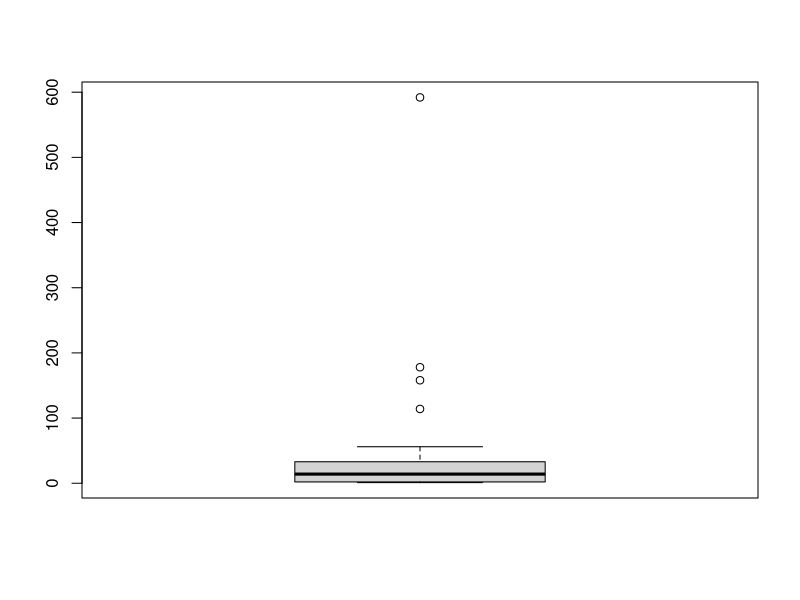
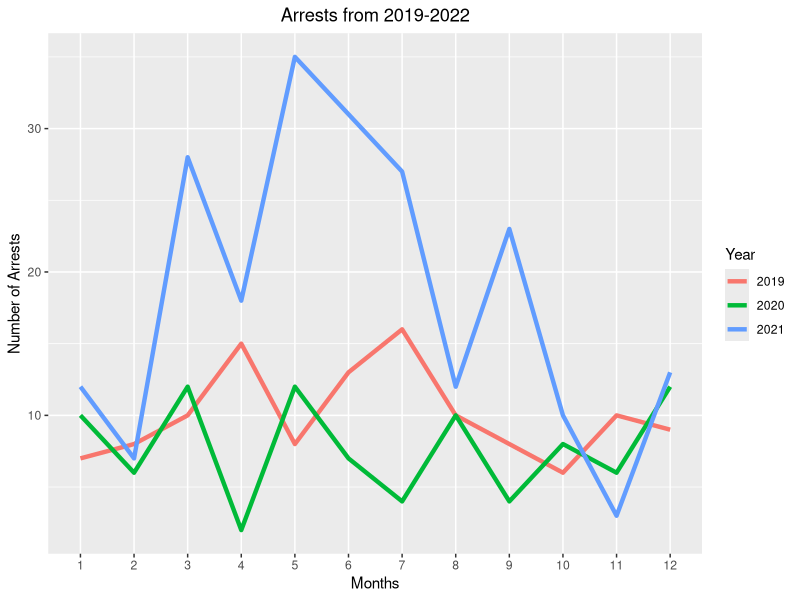
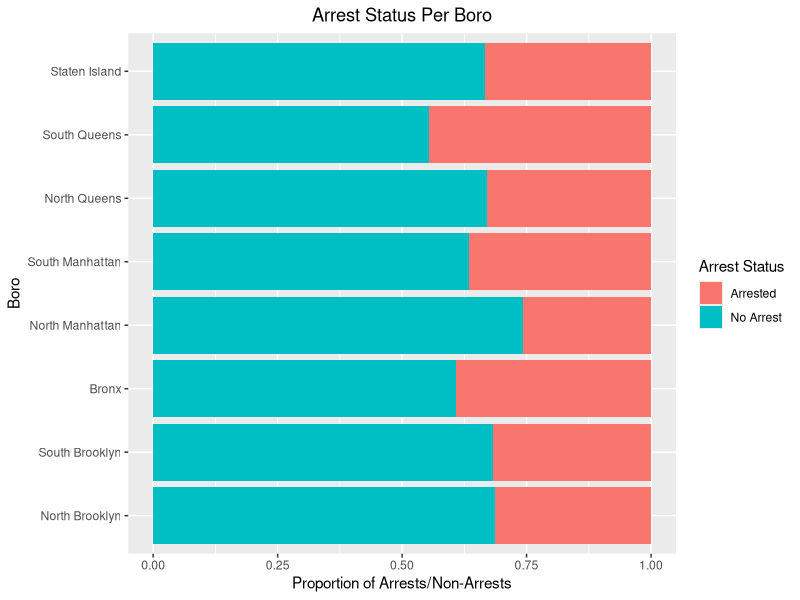
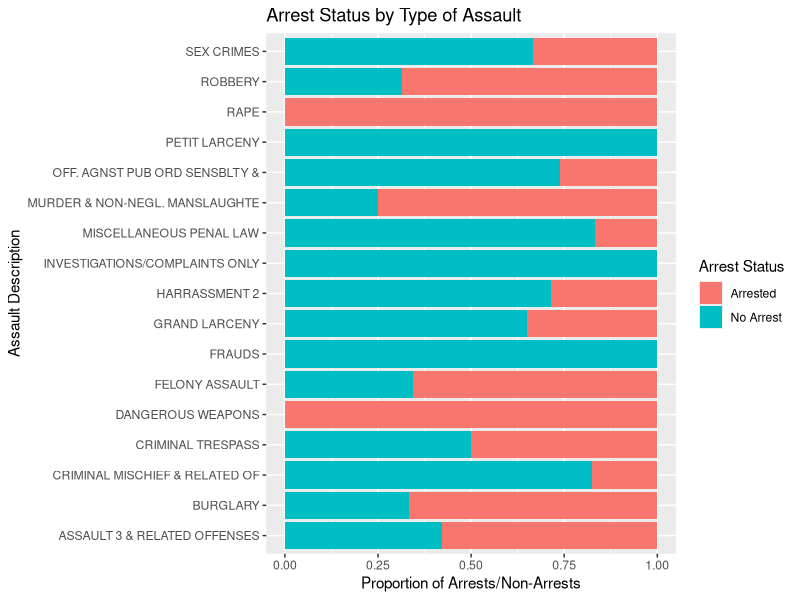
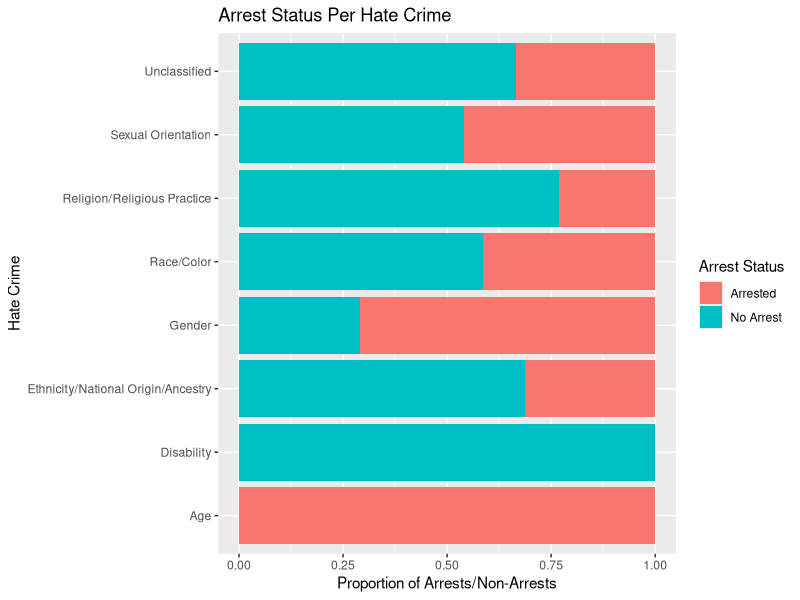
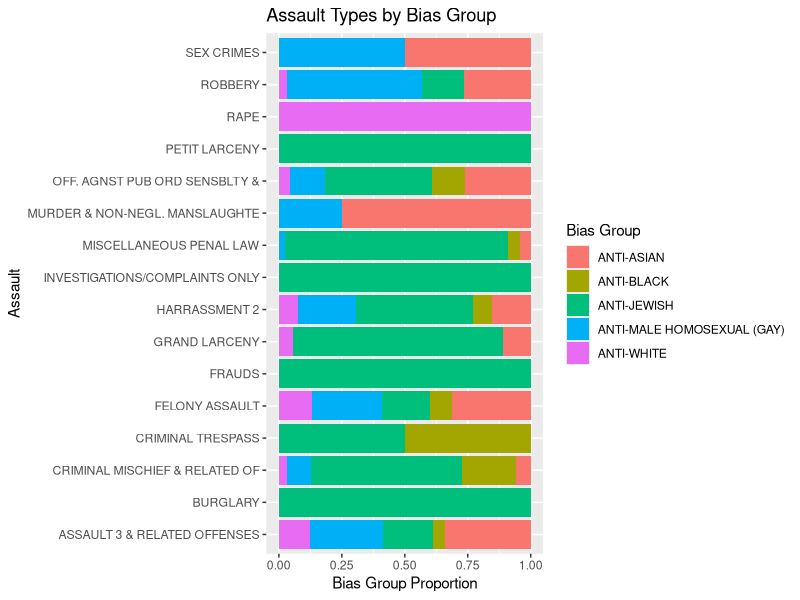
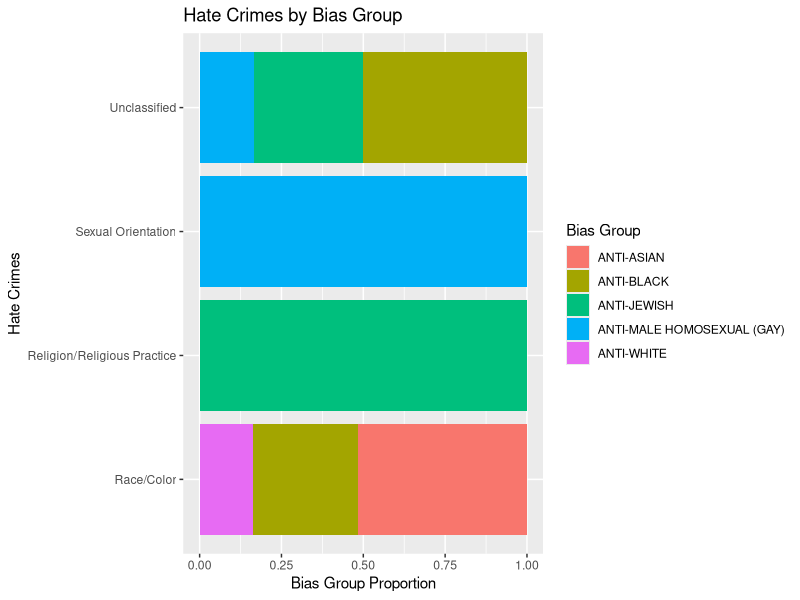

The R script that drew these images, in order:
## ---- chunk 1
#load libraries
library(lubridate)
library(ggplot2)
library(tidyverse)
#load data, print out column names
hate_crimes<-read.csv("NYPD_Hate_Crimes.csv")
#--names(hate_crimes)--
#replace blank values with "NA"; Arrest Id and Arrest Date each have 860 NA values
hate_crimes[hate_crimes == ""] <- NA 
#--colSums(is.na(hate_crimes))--
#factor some columns
hate_crimes$Patrol.Borough.Name<-as.factor(hate_crimes$Patrol.Borough.Name)
#turn Arrest Date into Date class 
hate_crimes$Arrest.Date<-as.Date(hate_crimes$Arrest.Date,format="%m/%d/%Y")
#Add another column to signify if arrested or not
hate_crimes$ArrestStatus <- ifelse(is.na(hate_crimes$Arrest.Date), "No Arrest", "Arrested")
#rename levels of boros (Patrol Borough Name)
levels(hate_crimes$Patrol.Borough.Name)[1]<-"North Brooklyn"
levels(hate_crimes$Patrol.Borough.Name)[2]<-"South Brooklyn"
levels(hate_crimes$Patrol.Borough.Name)[3]<-"Bronx"
levels(hate_crimes$Patrol.Borough.Name)[4]<-"North Manhattan"
levels(hate_crimes$Patrol.Borough.Name)[5]<-"South Manhattan"
levels(hate_crimes$Patrol.Borough.Name)[6]<-"North Queens"
levels(hate_crimes$Patrol.Borough.Name)[7]<-"South Queens"
levels(hate_crimes$Patrol.Borough.Name)[8]<-"Staten Island"

#Frequency of Bias Groups
bias.table<-data.frame(table(hate_crimes$Bias.Motive.Description))
bias.table<-bias.table[order(bias.table$Freq,decreasing=TRUE),]  
bias.df<-as.data.frame(bias.table)
names(bias.df)[1]<-"Bias Group"
bias.df
#boxplot
boxplot(bias.df$Freq)
#Frequency of assault groups
offense.table<-data.frame(table(hate_crimes$Offense.Description))
offense.table<-offense.table[order(offense.table$Freq,decreasing=TRUE),]  
offense.df<-as.data.frame(offense.table)
names(offense.df)[1]<-"Types of Assaults"
offense.df
#Frequency of hate crime groups
hate.crime_actual.table<-data.frame(table(hate_crimes$Offense.Category))
hate.crime_actual.table<-hate.crime_actual.table[order(hate.crime_actual.table$Freq,decreasing=TRUE),]
hate.crime_actual<-as.data.frame(hate.crime_actual.table)
names(hate.crime_actual)[1]<-"Types of Hate Crime"
hate.crime_actual

#count arrests by month and date - keep only 2019-2022
hate_crimes_arrestdates<-hate_crimes%>%
mutate(month = month(Arrest.Date), year = year(Arrest.Date)) %>%
group_by(month, year) %>% count()%>%filter(year<2022)%>% drop_na()
#plot arrests over 2019-2021
ggplot(hate_crimes_arrestdates,aes(x=factor(month), y=n, group=factor(year), 
  color=factor(year))) +geom_line(size=1.5) +labs(x="Months", y="Number of Arrests",
                                                 color="Year") + ggtitle ("Arrests from 2019-2022") +
  theme(plot.title = element_text(hjust = 0.5))

#count arrests by boro
hate_crimes_boroarrests<-hate_crimes%>%group_by(ArrestStatus,Patrol.Borough.Name )%>%count()
#plot arrests by boro (stacked bar & percent stacked bar)
ggplot(hate_crimes_boroarrests, aes(fill=ArrestStatus, y=n, x=Patrol.Borough.Name)) + 
  geom_bar(position="fill", stat="identity") +labs(x="Boro",
                                                    y="Proportion of Arrests/Non-Arrests",
                                                    fill="Arrest Status") +
                                                    ggtitle("Arrest Status Per Boro") +
  theme(plot.title = element_text(hjust = 0.5)) + coord_flip()

#count arrests by assault type
hate_crimes_offensearrests<-hate_crimes%>%group_by(ArrestStatus,Offense.Description)%>%count()
hate_crimes_offensearrests_2<-hate_crimes%>%group_by(Offense.Description,ArrestStatus)%>%count()
hate_crimes_offensearrests_2<-hate_crimes_offensearrests_2%>%filter(Offense.Description %in% c("CRIMINAL MISCHIEF & RELATED OF", "MISCELLANEOUS PENAL LAW"," ASSAULT 3 & RELATED OFFENSES","OFF. AGNST PUB ORD SENSBLTY &","FELONY ASSAULT","ROBBERY"))
hate_crimes_offensearrests<-arrange(hate_crimes_offensearrests,Offense.Description,n)
#plot arrests by assault type
ggplot(hate_crimes_offensearrests, aes(fill=ArrestStatus, y=n, x=Offense.Description)) + 
  geom_bar(position="fill", stat="identity") +labs(x="Assault Description",
                                                    y="Proportion of Arrests/Non-Arrests",
                                                    fill="Arrest Status") +
                                                    ggtitle("Arrest Status by Type of Assault") + coord_flip()
  

#count arrests by hate crime
hate_crimes_arrest_2<-hate_crimes%>%group_by(Offense.Category,ArrestStatus)%>%count()
#plot arrests by offense type
ggplot(hate_crimes_arrest_2, aes(fill=ArrestStatus, y=n, x=Offense.Category)) + 
  geom_bar(position="fill", stat="identity") +labs(x="Hate Crime",
                                                    y="Proportion of Arrests/Non-Arrests",
                                                    fill="Arrest Status") +
                                                    ggtitle("Arrest Status Per Hate Crime") + coord_flip()
## ---- chunk 2

#count of assault by bias group
hate_crimes_biasoffense<-hate_crimes%>%group_by(Offense.Description,Bias.Motive.Description)%>%
  count()%>%filter(Bias.Motive.Description %in% c("ANTI-JEWISH", "ANTI-ASIAN","ANTI-MALE HOMOSEXUAL (GAY)","ANTI-BLACK","ANTI-WHITE"))
hate_crimes_biasoffense
#plot assaults per group
ggplot(hate_crimes_biasoffense, aes(fill=Bias.Motive.Description, y=n, x=Offense.Description)) + 
  geom_bar(position="fill", stat="identity") +labs(x="Assault",
                                                    y="Bias Group Proportion",
                                                    fill="Bias Group") +
                                                    ggtitle("Assault Types by Bias Group") + coord_flip()

#count of hate crime by bias group
hate_crimes_biasgroup<-hate_crimes%>%group_by(Offense.Category,Bias.Motive.Description)%>%
  count()%>%filter(Bias.Motive.Description %in% c("ANTI-JEWISH", "ANTI-ASIAN","ANTI-MALE HOMOSEXUAL (GAY)","ANTI-BLACK","ANTI-WHITE"))
hate_crimes_biasgroup
#plot assaults per group
ggplot(hate_crimes_biasgroup, aes(fill=Bias.Motive.Description, y=n, x=Offense.Category)) + 
  geom_bar(position="fill", stat="identity") +labs(x="Hate Crimes",
                                                    y="Bias Group Proportion",
                                                    fill="Bias Group") +
                                                    ggtitle("Hate Crimes by Bias Group") + coord_flip()
## ---- chunk 3
top5_bias<-hate_crimes%>%filter(Bias.Motive.Description %in% c("ANTI-JEWISH", "ANTI-ASIAN","ANTI-MALE HOMOSEXUAL (GAY)","ANTI-BLACK","ANTI-WHITE"))
ct_hatecrime.bias<-table(top5_bias$Bias.Motive.Description,top5_bias$Offense.Category)
ct_hatecrime.bias
chisq.test(ct_hatecrime.bias)



top5_assaults<-hate_crimes%>%filter(Offense.Description %in% c("CRIMINAL MISCHIEF & RELATED OF","MISCELLANEOUS PENAL LAW","ASSAULT 3 & RELATED OFFENSES","OFF. AGNST PUB ORD SENSBLTY &","FELONY ASSAULT"))
ct_hatecrime.assault<-table(top5_assaults$Offense.Description,top5_assaults$Offense.Category)
ct_hatecrime.assault
chisq.test(ct_hatecrime.assault)

